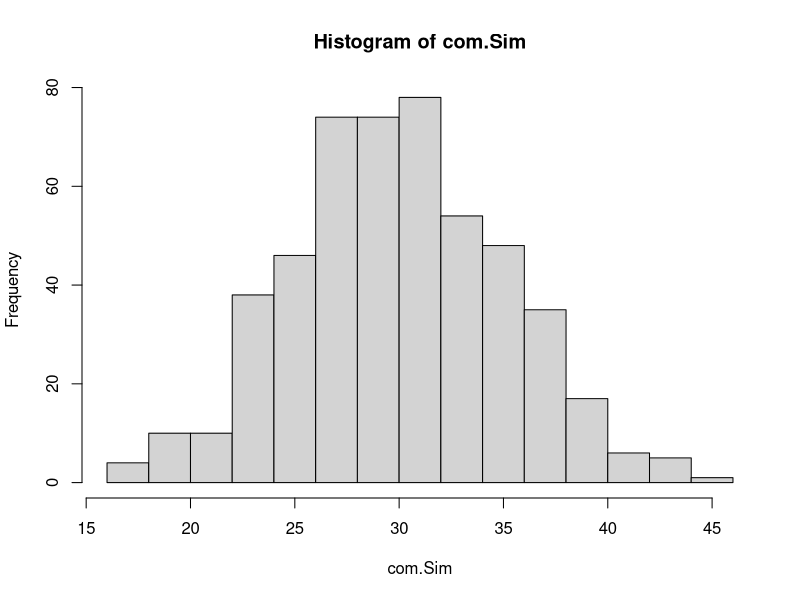
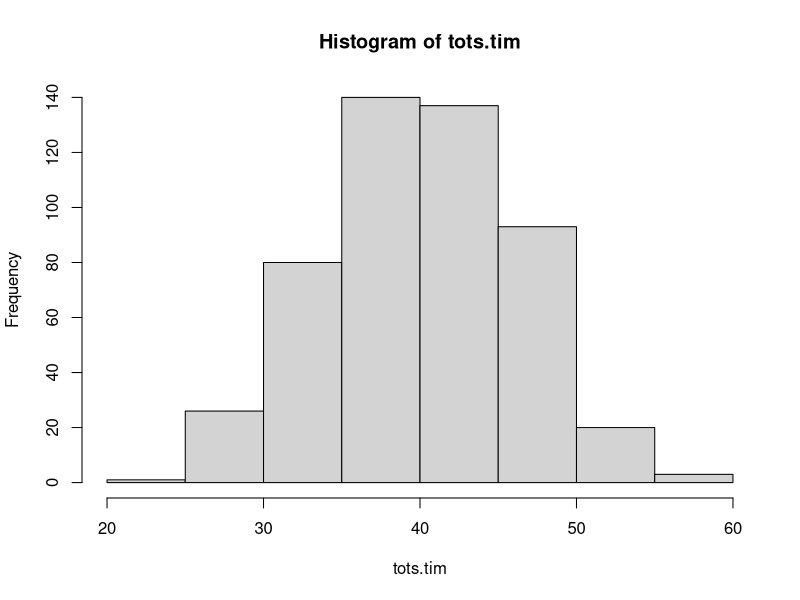

These charts were generated, in order, by the following R code:
#9/25/17

D<- matrix(1:9, nrow= 3)
D
b<- c(0, 0, 99)
D.org<- D 
D[,3]<- c(0, 0 , 99)
D<- D[,-c(3)]
D
D<- cbind(D, b)
D
d.2<- cbind(D.org[,1], b, D.org[,3])
d.2

#ex
#time it takes to work is normally distributed with mean 30 min and sd 5 min 
#time it takes to buy cofefe is normally distributed with mean 10 min and sd 3 min
#what is prob that it takes over 45 min to commute and buy cofefe

#simulate 500 commute
com.Sim<- rnorm(n= 500,mean= 30,sd= 5)
?rnorm
hist(com.Sim)
cofefe.Sim<- rnorm(500, 10, 3) 
tots.tim<- com.Sim+ cofefe.Sim
hist(tots.tim)
#monte carlo estimate of prob of communte and
#cofefe exceedes 45 min =(#of times over 45)/n  
subset(tots.tim, tots.tim> 45)
length(subset(tots.tim, tots.tim> 45))/500
# accuracy monte carlo error 1/sqrt(n)
1/sqrt(500)
#estimate is 0.18 +/- 0.04

#1
#